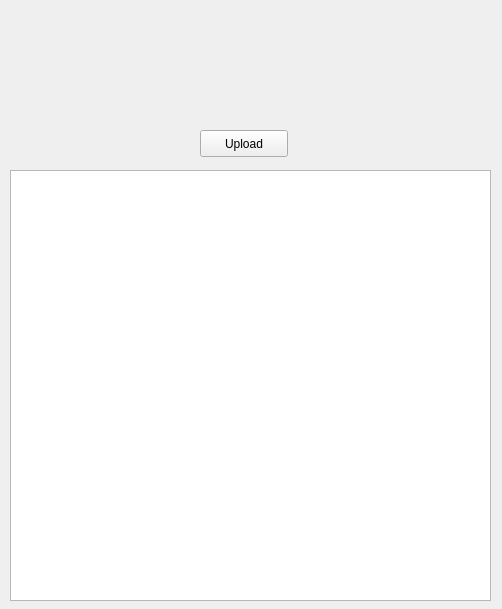
<?xml version="1.0" encoding="UTF-8"?>
<ui version="4.0">
 <class>MainWindow</class>
 <widget class="QMainWindow" name="MainWindow">
  <property name="geometry">
   <rect>
    <x>0</x>
    <y>0</y>
    <width>502</width>
    <height>609</height>
   </rect>
  </property>
  <property name="windowTitle">
   <string>MainWindow</string>
  </property>
  <widget class="QWidget" name="centralwidget">
   <widget class="QLabel" name="label">
    <property name="geometry">
     <rect>
      <x>180</x>
      <y>80</y>
      <width>131</width>
      <height>71</height>
     </rect>
    </property>
    <property name="text">
     <string/>
    </property>
    <property name="pixmap">
     <pixmap>icon.png</pixmap>
    </property>
   </widget>
   <widget class="QPushButton" name="pushButton">
    <property name="geometry">
     <rect>
      <x>200</x>
      <y>130</y>
      <width>88</width>
      <height>27</height>
     </rect>
    </property>
    <property name="text">
     <string>Upload</string>
    </property>
   </widget>
   <widget class="QTextBrowser" name="textBrowser">
    <property name="geometry">
     <rect>
      <x>10</x>
      <y>170</y>
      <width>481</width>
      <height>431</height>
     </rect>
    </property>
   </widget>
  </widget>
 </widget>
 <resources/>
 <connections/>
</ui>
